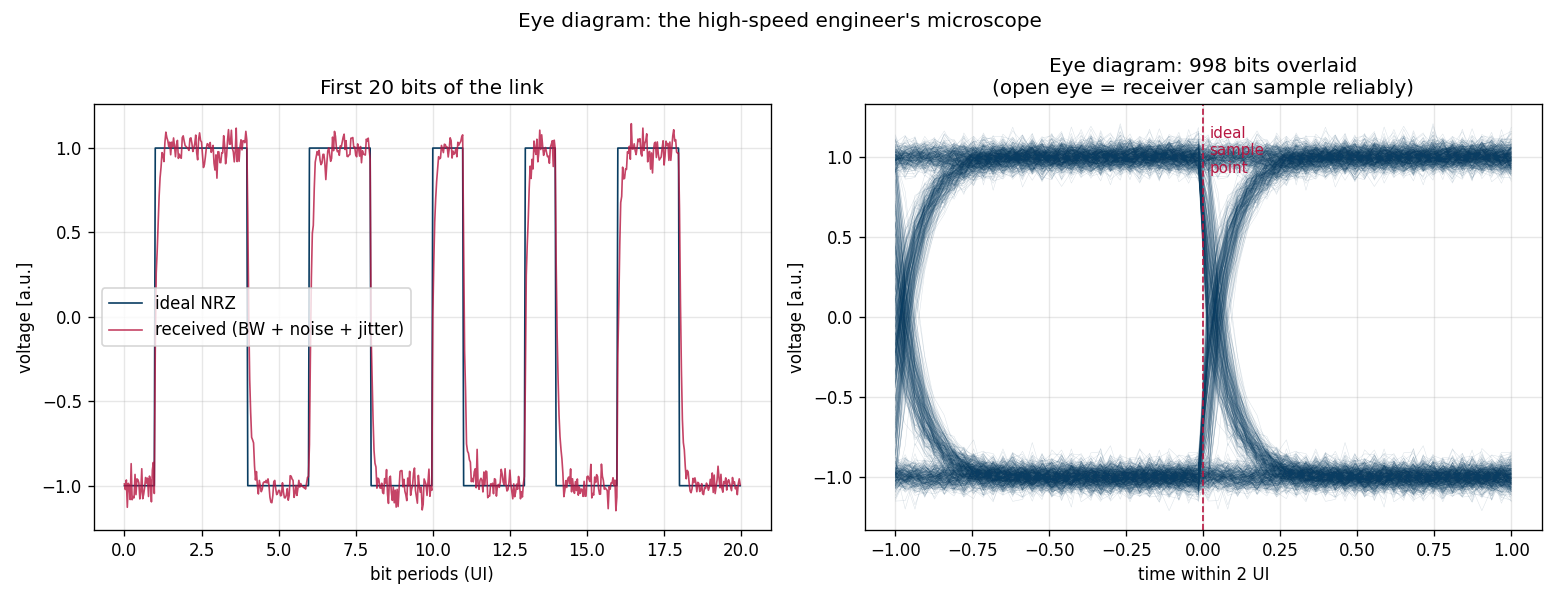

Here is the Python script that generated this plot:
"""
Chapter 4.2 - Eye diagrams: signal integrity at high speed.

Phenomenon
----------
At GHz data rates, the question "is this bit a 1 or a 0?" stops being
trivial.  Wire bandwidth, ringing, jitter and noise all conspire to make
the signal *almost* unrecognizable at the receiver.  The eye diagram
overlays many bit periods on top of each other; if the central "eye"
is open, the receiver can sample reliably; if it's closed, you've lost.

This is the standard sanity-check for every high-speed link engineer
(USB, PCIe, DDR, SerDes, …).
"""
import numpy as np
import torch
import matplotlib.pyplot as plt
import os

torch.set_default_dtype(torch.float64)
rng = np.random.default_rng(1)

# ---------- Generate a random bitstream and pass it through a channel ----------
n_bits   = 1000
samples_per_bit = 32
fs = samples_per_bit  # samples per UI

bits = rng.integers(0, 2, size=n_bits)
nrz  = np.repeat(bits * 2.0 - 1.0, samples_per_bit)         # ±1 NRZ

# Channel: a 1st-order RC low-pass (limited bandwidth) + Gaussian noise + jitter
# Bandwidth limit -> simple IIR
alpha = 0.35   # IIR coeff; higher = more bandwidth
y = np.zeros_like(nrz)
y[0] = nrz[0]
for k in range(1, len(nrz)):
    y[k] = alpha * nrz[k] + (1 - alpha) * y[k-1]
# Add Gaussian noise
y_noisy = y + rng.normal(0, 0.06, size=y.shape)

# Add timing jitter: shift each bit boundary by a small random amount
# (we approximate by resampling: small per-bit time offsets)
jitter_pp = 0.06   # peak-peak jitter as fraction of UI
shifts = rng.normal(0, jitter_pp / 3, size=n_bits)   # one shift per bit
shifted = np.zeros_like(y_noisy)
t_idx = np.arange(len(y_noisy))
for k in range(n_bits):
    seg = slice(k*samples_per_bit, (k+1)*samples_per_bit)
    # interpolate the segment with a small fractional shift
    t_seg = np.linspace(0, 1, samples_per_bit) + shifts[k]
    src   = y_noisy[seg]
    if k > 0:
        # use one previous sample for left context
        prev = y_noisy[k*samples_per_bit - 1]
        ext  = np.concatenate([[prev], src])
        t_ref = np.linspace(-1.0/samples_per_bit, 1, samples_per_bit + 1)
        shifted[seg] = np.interp(t_seg, t_ref, ext)
    else:
        shifted[seg] = src

# ---------- Build the eye diagram by slicing 2-UI windows ----------
window_len = 2 * samples_per_bit
n_windows = (len(shifted) - window_len) // samples_per_bit
eye = np.stack([shifted[k*samples_per_bit : k*samples_per_bit + window_len]
                for k in range(n_windows)])
t_eye = np.linspace(-1, 1, window_len)   # UI on x-axis

# ---------- Plot ----------
fig, axes = plt.subplots(1, 2, figsize=(13, 5))

ax = axes[0]
ax.plot(np.arange(20*samples_per_bit) / samples_per_bit,
        nrz[:20*samples_per_bit], color="#0a3d62", lw=1, label="ideal NRZ")
ax.plot(np.arange(20*samples_per_bit) / samples_per_bit,
        shifted[:20*samples_per_bit], color="#b71540", lw=1, alpha=0.8, label="received (BW + noise + jitter)")
ax.set_xlabel("bit periods (UI)"); ax.set_ylabel("voltage [a.u.]")
ax.set_title("First 20 bits of the link")
ax.legend(); ax.grid(alpha=0.3)

ax = axes[1]
for w in eye:
    ax.plot(t_eye, w, color="#0a3d62", lw=0.3, alpha=0.15)
ax.set_xlabel("time within 2 UI"); ax.set_ylabel("voltage [a.u.]")
ax.set_title(f"Eye diagram: {n_windows} bits overlaid\n(open eye = receiver can sample reliably)")
ax.grid(alpha=0.3)
# Sample point indicator
ax.axvline(0, ls="--", color="#b71540", lw=1)
ax.text(0.02, 0.9, "ideal\nsample\npoint", color="#b71540", fontsize=9)

fig.suptitle("Eye diagram: the high-speed engineer's microscope", fontsize=12)
fig.tight_layout()
out_path = os.path.join(os.path.dirname(__file__), "clock_jitter_eye.png")
fig.savefig(out_path, dpi=120)
print(f"saved {out_path}")
